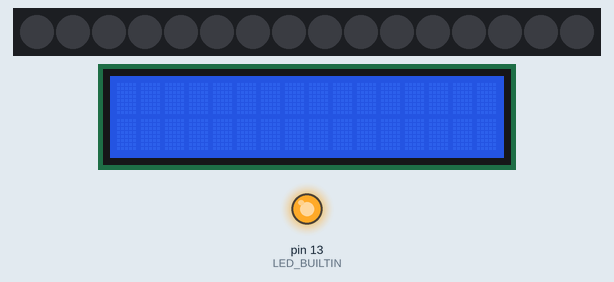
Simulated run of this sketch. Board: Arduino Uno, built with avr-gcc and run on an emulated ATmega328P. Parts: 16 RGB LEDs in strip order, left to right, 16×2 character LCD, output pins drawn as LEDs (lit = HIGH). Dim RGB values are drawn brighter than linear.

Above: at 0.1 s.
At 8.41 s:
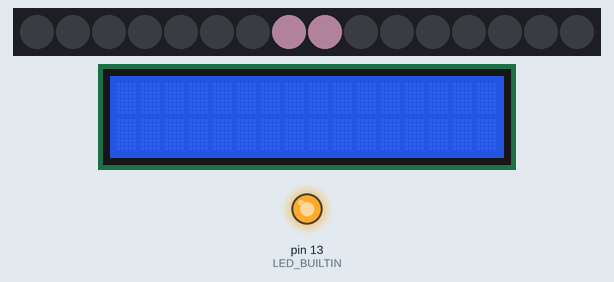
At 9.03 s:
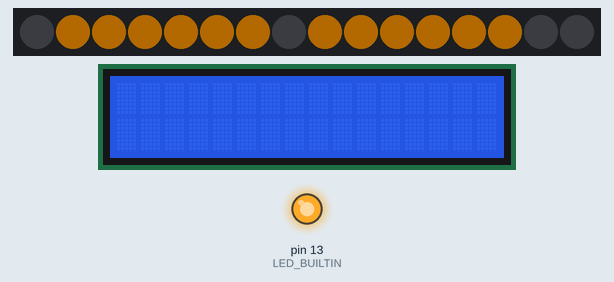
At 9.4 s:
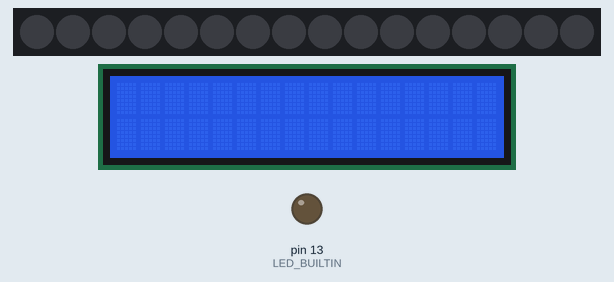
Timing chart, 0 to 40.0 s (numbered marks = the images above):
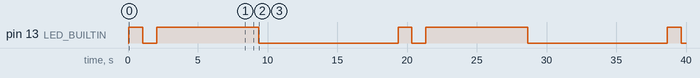

The sketch:

DL6II_Pixelhelden_Monster_Pac_v1.ino
```cpp
/*
Pixelhelden von Vincent Stallbaum, DL6II
Entwickelt für die jugendgruppe von IGEL e.V. und DARC e.V. OV G11 Leverkusen

Mit diesem Programm können Pixelgrafiken zum Lightpainten erzeugt werden.
Die Ausgabe erfolgt auf einem beliebigen NeoPixel LED's.
Der Beispielcode geht von einem 16 Pixel langem RGBW Stripe aus.

Weitergabe und Weiterentwicklungen sind herzlich willkommen
Kontakt: dl6ii@vsas.de
*/

#include <LiquidCrystal.h>
#include <Adafruit_NeoPixel.h>

#define NEOPIN 0
#define NUMPIXELS 16

LiquidCrystal lcd(9,8,7,6,5,4);
Adafruit_NeoPixel strip = Adafruit_NeoPixel(NUMPIXELS, NEOPIN, NEO_GRBW + NEO_KHZ800);

const int NUMSPALTEN = 28;

const int __ = 0;   // aus
const int WS = 1;   // weiss
const int SZ = 2;   // schwarz
const int AN = 3;   // blau (Augen)
const int RT = 4;   // rot
const int GO = 8;   // gold
const int GE = 9;   // gold

int ausgabe[NUMPIXELS][NUMSPALTEN] = {
//      0  1  2  3  4  5  6  7  8  9 10 11 12 13  14 15  16 17 18 19 20 21 22 23 24 25 26 27
/* 0*/{__,__,__,__,__,RT,RT,RT,RT,__,__,__,__,__, __,__ ,__,__,__,__,__,__,__,__,__,__,__,__},  // 0
/* 1*/{__,__,__,RT,RT,RT,RT,RT,RT,RT,RT,__,__,__, __,__ ,__,__,__,GE,GE,GE,GE,GE,__,__,__,__},  // 1
/* 2*/{__,__,RT,RT,RT,RT,RT,RT,RT,RT,RT,RT,__,__, __,__ ,__,GE,GE,GE,GE,GE,GE,GE,GE,__,__,__},  // 2
/* 3*/{__,RT,RT,RT,WS,WS,RT,RT,RT,RT,WS,WS,RT,__, __,__ ,GE,GE,GE,GE,GE,GE,GE,GE,GE,GE,__,__},  // 3
/* 4*/{__,RT,RT,WS,WS,WS,WS,RT,RT,WS,WS,WS,WS,__, __,__ ,GE,GE,GE,GE,GE,GE,GE,GE,GE,GE,GE,__},  // 4
/* 5*/{__,RT,RT,WS,WS,AN,AN,RT,RT,WS,WS,AN,AN,__, __,__ ,__,__,GE,GE,GE,GE,GE,GE,GE,GE,GE,GE},  // 5
/* 6*/{RT,RT,RT,WS,WS,AN,AN,RT,RT,WS,WS,AN,AN,RT, __,__ ,__,__,__,__,__,GE,GE,GE,GE,GE,GE,GE},  // 6
/* 7*/{RT,RT,RT,RT,WS,WS,RT,RT,RT,RT,WS,WS,RT,RT, GO,GO ,__,__,__,__,__,__,__,GE,GE,GE,GE,GE},  // 7
/* 8*/{RT,RT,RT,RT,RT,RT,RT,RT,RT,RT,RT,RT,RT,RT, GO,GO ,__,__,__,__,__,GE,GE,GE,GE,GE,GE,GE},  // 8
/* 9*/{RT,RT,RT,RT,RT,RT,RT,RT,RT,RT,RT,RT,RT,RT, __,__ ,__,__,GE,GE,GE,GE,GE,GE,GE,GE,GE,GE},  // 9
/*10*/{RT,RT,RT,RT,RT,RT,RT,RT,RT,RT,RT,RT,RT,RT, __,__ ,GE,GE,GE,GE,GE,GE,GE,GE,GE,GE,GE,__},  //10
/*11*/{RT,RT,RT,RT,RT,RT,RT,RT,RT,RT,RT,RT,RT,RT, __,__ ,GE,GE,GE,GE,GE,GE,GE,GE,GE,GE,__,__},  //11
/*12*/{RT,RT,RT,RT,RT,RT,RT,RT,RT,RT,RT,RT,RT,RT, __,__ ,__,GE,GE,GE,GE,GE,GE,GE,GE,__,__,__},  //12
/*13*/{RT,RT,__,RT,RT,RT,__,__,RT,RT,RT,__,RT,RT, __,__ ,__,__,__,GE,GE,GE,GE,GE,__,__,__,__},  //13
/*14*/{RT,__,__,__,RT,RT,__,__,RT,RT,__,__,__,RT, __,__ ,__,__,__,__,__,__,__,__,__,__,__,__},  //14
/*15*/{__,__,__,__,__,__,__,__,__,__,__,__,__,__, __,__ ,__,__,__,__,__,__,__,__,__,__,__,__}   //15
//      0  1  2  3  4  5  6  7  8  9 10 11 12 13  14 15  16 17 18 19 20 21 22 23 24 25 26 27

};

int countdown = 10000;
int geschwindigkeit = 50;
int pixel;
int spalte;
int monster = 0;
int i;


void setup()  {
  strip.begin();
  strip.setBrightness(60);
  strip.show();
  lcd.begin(16,2);
  lcd.setCursor(0,0);
  pinMode(LED_BUILTIN, OUTPUT);
}


void stripeoff()  {
  for(i=0;i<NUMPIXELS;i++){
    strip.setPixelColor(i, 0,0,0,0);
    strip.show();
  }
}

void loop()  {

  digitalWrite(LED_BUILTIN, HIGH);   // turn the LED on (HIGH is the voltage level)
  delay(1000);                       // wait for a second
  digitalWrite(LED_BUILTIN, LOW);    // turn the LED off by making the voltage LOW
  delay(1000);                       // wait for a second
  digitalWrite(LED_BUILTIN, HIGH);
  delay(geschwindigkeit*10);


  for (spalte=0;spalte<NUMSPALTEN;spalte++){
    if (spalte==14){
      if (monster<3){
        monster = monster+1;
        spalte = 0;
        stripeoff();
        delay(geschwindigkeit*10);
      }else{
        stripeoff();
        delay(geschwindigkeit*5);
      }
    }
    if (spalte==16){
      if (monster>0){
        monster = monster-1;
        spalte = 14;
        stripeoff();
        delay(geschwindigkeit*5);
      }else{
        stripeoff();
        delay(geschwindigkeit*5);
      }
    }
    for (pixel=0;pixel<NUMPIXELS;pixel++){
      switch (ausgabe[pixel][spalte]){
        case 0:{
          strip.setPixelColor(pixel, 0, 0, 0, 0);       // aus
        } break;
        case 1:{
          strip.setPixelColor(pixel, 0, 0, 0, 255);     // weiss
        } break;
        case 2:{
          strip.setPixelColor(pixel, 0, 0, 0, 1);       // schwarz
        } break;
        case 3:{
          strip.setPixelColor(pixel, 3, 36, 113, 60);   // blau (Augen)
        } break;
        case 4:{
          switch (monster){
            case 0:{
              strip.setPixelColor(pixel, 255, 0, 0, 0);     // rot
            } break;
            case 1:{
              strip.setPixelColor(pixel, 0, 255, 222, 0);   // tuerkis
            } break;
            case 2:{
              strip.setPixelColor(pixel, 255, 145, 233, 0);   // rosa
            } break;
            case 3:{
              strip.setPixelColor(pixel, 255, 80, 0, 0); // orange
            } break;
          }
        } break;
        case 8:{
          strip.setPixelColor(pixel, 155, 84, 122, 100);// gold
        } break;
        case 9:{
          strip.setPixelColor(pixel, 255, 150, 0, 0); // gelb
        } break;
        default:{
          strip.setPixelColor(pixel, 0, 0, 0, 0);
        } break;
      }


    }
    strip.show();
    delay(geschwindigkeit);
  }

  stripeoff();
  digitalWrite(LED_BUILTIN, LOW);
  delay(countdown);

}
```

Measured:
- by itself, pin 13 (LED_BUILTIN): repeats every 19.3 s: LOW 1.0 s, HIGH 7.3 s, LOW 10.0 s, HIGH 1.0 s
- by itself, everything shown: repeats every 19.3 s, in 82 steps
